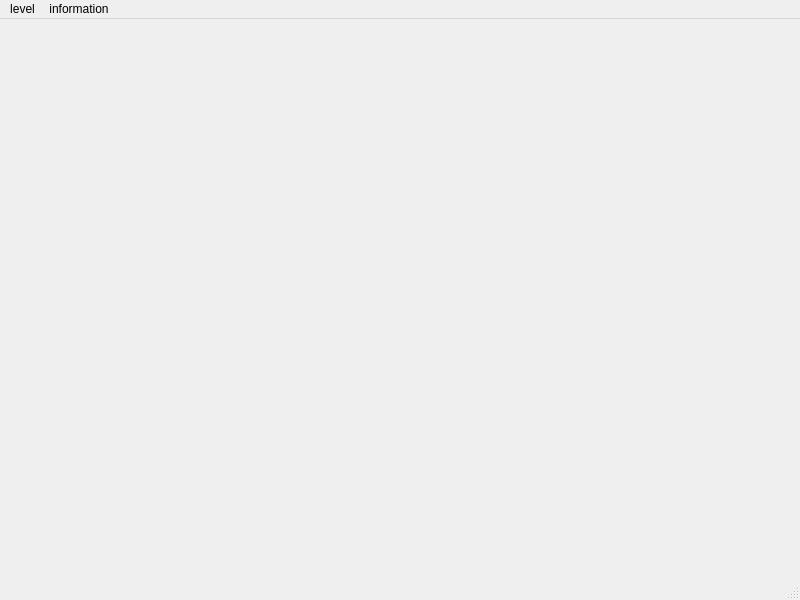
<?xml version="1.0" encoding="UTF-8"?>
<ui version="4.0">
 <class>Winmine</class>
 <widget class="QMainWindow" name="Winmine">
  <property name="geometry">
   <rect>
    <x>0</x>
    <y>0</y>
    <width>800</width>
    <height>600</height>
   </rect>
  </property>
  <property name="windowTitle">
   <string>MainWindow</string>
  </property>
  <widget class="QWidget" name="centralwidget"/>
  <widget class="QMenuBar" name="menubar">
   <property name="geometry">
    <rect>
     <x>0</x>
     <y>0</y>
     <width>800</width>
     <height>17</height>
    </rect>
   </property>
   <widget class="QMenu" name="menulevel">
    <property name="title">
     <string>level</string>
    </property>
    <addaction name="Easy"/>
    <addaction name="Middle"/>
    <addaction name="Hard"/>
    <addaction name="Customize"/>
   </widget>
   <widget class="QMenu" name="menuinformation">
    <property name="title">
     <string>information</string>
    </property>
    <addaction name="listinfo"/>
   </widget>
   <addaction name="menulevel"/>
   <addaction name="menuinformation"/>
  </widget>
  <widget class="QStatusBar" name="statusbar"/>
  <action name="Easy">
   <property name="text">
    <string>easy</string>
   </property>
  </action>
  <action name="Middle">
   <property name="text">
    <string>middle</string>
   </property>
  </action>
  <action name="Hard">
   <property name="text">
    <string>hard</string>
   </property>
  </action>
  <action name="Customize">
   <property name="text">
    <string>zdy</string>
   </property>
  </action>
  <action name="listinfo">
   <property name="text">
    <string>rankinfo</string>
   </property>
  </action>
 </widget>
 <resources/>
 <connections/>
</ui>
